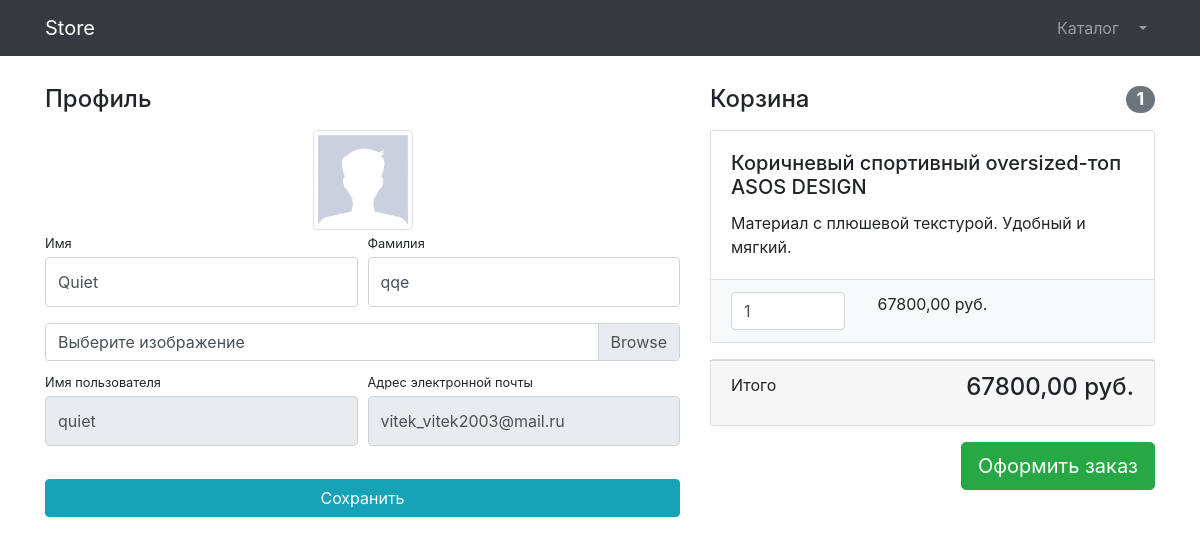
The page /users/profile/1 (signed in) on the database its author committed.
### users/models.py (models this page shows)
class User(AbstractUser):
    image = models.ImageField(upload_to="users_images", null=True, blank=True)
    is_verified_email = models.BooleanField(default=False)

### products/models.py (models this page shows, shortened)
class Basket(models.Model):
    user = models.ForeignKey(to=User, on_delete=models.CASCADE)
    product = models.ForeignKey(to=Product, on_delete=models.CASCADE)
    quantity = models.PositiveSmallIntegerField(default=0)
    created_timestamp = models.DateTimeField(auto_now_add=True)
    objects = BasketQuerySet.as_manager()
    def sum(self):
        return self.product.price * self.product.quantity

class Product(models.Model):
    name = models.CharField(max_length=256)
    description = models.TextField()
    price = models.DecimalField(max_digits=8, decimal_places=2)
    quantity = models.PositiveIntegerField(default=0)
    image = models.ImageField(upload_to="products_images")
    category = models.ForeignKey(to=ProductCategory, on_delete=models.CASCADE)
    class Meta:
        verbose_name = "Product"
        verbose_name_plural = "Products"

### users/views.py (the view, shortened to what this page needs)
# urls.py: path("profile/<int:pk>", login_required(UserProfileView.as_view()), name="profile"),
class UserProfileView(TitleMixin, UpdateView):
    model = User
    form_class = UserProfileForm
    template_name = "users/profile.html"
    title = "Store - Личный кабинет"
    def get_context_data(self, **kwargs):
        context = super(UserProfileView, self).get_context_data()
        context["baskets"] = Basket.objects.filter(user=self.object)
        return context

### users/forms.py
class UserProfileForm(UserChangeForm):
    first_name = forms.CharField(
        widget=forms.TextInput(attrs={"class": "form-control py-4"})
    )
    last_name = forms.CharField(
        widget=forms.TextInput(attrs={"class": "form-control py-4"})
    )
    image = forms.ImageField(
        widget=forms.FileInput(attrs={"class": "custom-file-input"}), required=False
    )
    username = forms.CharField(
        widget=forms.TextInput(attrs={"class": "form-control py-4", "readonly": True})
    )
    email = forms.CharField(
        widget=forms.TextInput(attrs={"class": "form-control py-4", "readonly": True})
    )
    class Meta:
        model = User
        fields = ("first_name", "last_name", "image", "username", "email")

### common/views.py (called while the page is built)
    def get_context_data(self, **kwargs):
        context = super(TitleMixin, self).get_context_data(**kwargs)
        context["title"] = self.title
        return context

### products/context_processors.py (called while the page is built)
def baskets(request):
    user = request.user
    return {
        "baskets": Basket.objects.filter(user=user) if user.is_authenticated else []
    }

### products/models.py (called while the page is built)
    def total_sum(self):
        return sum(basket.sum() for basket in self)

    def total_quantity(self):
        return sum(basket.quantity for basket in self)

### users/templates/users/profile.html (shortened to what this page needs)
{% extends 'products/base.html' %} {% load static %}  {% block Content %}
<div class="container">
  <div class="row">
    <div class="col-lg-7">
      <h4 class="mt-3 mb-3">&nbsp;</h4>
      <h4 class="mt-3 mb-3">Профиль</h4>
      <div class="col-lg-12 text-center">
        <img
          width="100"
          height="100"
          src="{% if user.image %} {{ user.image.url }} {% else %} {% static 'vendor\img\users\default_avatar.jpg' %} {% endif %}"
          class="img-thumbnail" />
      </div>
      <form
        action="{% url 'users:profile' user.id %}"
        method="post"
        enctype="multipart/from-data">
        <div class="form-row">
          <div class="col-lg-6">
            <div class="form-group">
              <label class="small mb-1" for="{{ form.first_name.id_for_label }}"
                >Имя</label
              >
              {{ form.first_name }}
            </div>
          </div>
          <div class="col-lg-6">
            <div class="form-group">
              <label class="small mb-1" for="{{ form.last_name.id_for_label }}"
                >Фамилия</label
              >
              {{ form.last_name }}
            </div>
          </div>
        </div>
        <div class="form-row mb-2">
          <div class="col-lg-12">
            <div class="custom-file">
              <label
                class="custom-file-label"
                for="{{ form.image.id_for_label }}"
                >Выберите изображение
              </label>
            </div>
          </div>
        </div>
        <div class="form-row">
          <div class="col-lg-6">
            <label class="small mb-1" for="{{ form.username.id_for_label }}"
              >Имя пользователя</label
            >
            {{ form.username }}
          </div>
          <div class="col-lg-6">
            <label class="small mb-1" for="{{ form.email.id_for_label }}"
              >Адрес электронной почты</label
            >
            {{ form.email }}
          </div>
        </div>
        <div class="form-row">
          <div class="col-lg-12" style="margin-top: 33px">
            <input
              class="btn btn-info btn-block"
              type="submit"
              value="Сохранить" />
          </div>
        </div>
      </form>
    </div>
    <div class="col-lg-5">{% include 'products/baskets.html' %}</div>
  </div>
</div>
{% endblock %}

### products/templates/products/baskets.html (shortened to what this page needs)
{% if baskets %}
<h4 class="mt-3 mb-3">&nbsp;</h4>
<h4 class="mt-3 mb-3 d-flex justify-content-between align-items-center mb-3">
  Корзина
  <span class="badge badge-secondary badge-pill"
    >{{ baskets.total_quantity }}</span
  >
</h4>
{% for basket in baskets %}
<div class="card mb-3">
  <div class="card-body">
    <h5 class="card-title">{{ basket.product.name }}</h5>
    <p class="card-text">{{ basket.product.description }}</p>
  </div>
  <ul class="list-group list-group-flush">
    <li class="list-group-item bg-light">
      <div class="row text-center">
        <div class="col-lg-4">
          <input
            name="basketID"
            type="number"
            class="form-control"
            value="{{basket.quantity}}"
            min="0" />
        </div>
        <div class="col-lg-4">{{basket.sum}} руб.</div>
        <div class="col-lg-4">
        </div>
      </div>
    </li>
  </ul>
</div>
<div class="card mb-3">
  <div class="card-footer">
    <p class="float-left">Итого</p>
    <h4 class="float-right">{{ baskets.total_sum }} руб.</h4>
  </div>
</div>
{% endfor %}
<a
  class="btn btn-success btn-lg float-right"
  href="../orders/order-create.html">
  Оформить заказ
</a>
{% else %}
<h4 class="mt-3 mb-3">&nbsp;</h4>
<h4 class="mt-3 mb-3 text-center">Корзина пуста</h4>
{% endif %}

### rows shown on the page
User: first_name "Quiet", last_name "qqe", username "quiet", email "vitek_vitek2003@mail.ru"
Basket: total_quantity "1", product.name "Коричневый спортивный oversized-топ ASOS DESIGN", product.description "Материал с плюшевой текстурой. Удобный и мягкий.", basketID "1", sum "67800,00", total_sum "67800,00"
